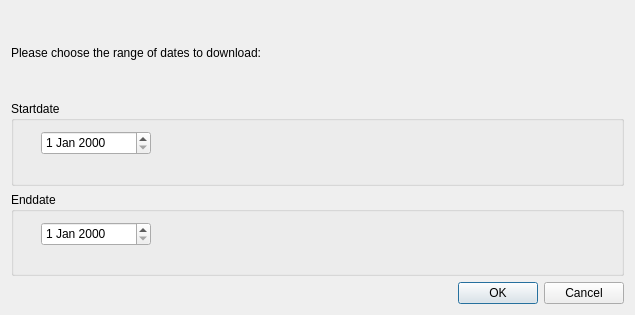
<?xml version="1.0" encoding="UTF-8"?>
<ui version="4.0">
 <class>DownloadSHDialogBase</class>
 <widget class="QDialog" name="DownloadSHDialogBase">
  <property name="geometry">
   <rect>
    <x>0</x>
    <y>0</y>
    <width>635</width>
    <height>315</height>
   </rect>
  </property>
  <property name="windowTitle">
   <string>Dialog</string>
  </property>
  <layout class="QVBoxLayout" name="verticalLayout">
   <item>
    <widget class="QLabel" name="label">
     <property name="text">
      <string>Please choose the range of dates to download:</string>
     </property>
    </widget>
   </item>
   <item>
    <widget class="QGroupBox" name="groupBox">
     <property name="title">
      <string>Startdate</string>
     </property>
     <widget class="QDateEdit" name="startDateEdit">
      <property name="geometry">
       <rect>
        <x>30</x>
        <y>30</y>
        <width>110</width>
        <height>24</height>
       </rect>
      </property>
     </widget>
    </widget>
   </item>
   <item>
    <widget class="QGroupBox" name="groupBox_2">
     <property name="title">
      <string>Enddate</string>
     </property>
     <widget class="QDateEdit" name="endDateEdit">
      <property name="geometry">
       <rect>
        <x>30</x>
        <y>30</y>
        <width>110</width>
        <height>24</height>
       </rect>
      </property>
     </widget>
    </widget>
   </item>
   <item>
    <widget class="QDialogButtonBox" name="buttonBox">
     <property name="orientation">
      <enum>Qt::Horizontal</enum>
     </property>
     <property name="standardButtons">
      <set>QDialogButtonBox::Cancel|QDialogButtonBox::Ok</set>
     </property>
    </widget>
   </item>
  </layout>
 </widget>
 <resources/>
 <connections>
  <connection>
   <sender>buttonBox</sender>
   <signal>accepted()</signal>
   <receiver>DownloadSHDialogBase</receiver>
   <slot>accept()</slot>
   <hints>
    <hint type="sourcelabel">
     <x>248</x>
     <y>254</y>
    </hint>
    <hint type="destinationlabel">
     <x>157</x>
     <y>274</y>
    </hint>
   </hints>
  </connection>
  <connection>
   <sender>buttonBox</sender>
   <signal>rejected()</signal>
   <receiver>DownloadSHDialogBase</receiver>
   <slot>reject()</slot>
   <hints>
    <hint type="sourcelabel">
     <x>316</x>
     <y>260</y>
    </hint>
    <hint type="destinationlabel">
     <x>286</x>
     <y>274</y>
    </hint>
   </hints>
  </connection>
 </connections>
</ui>
